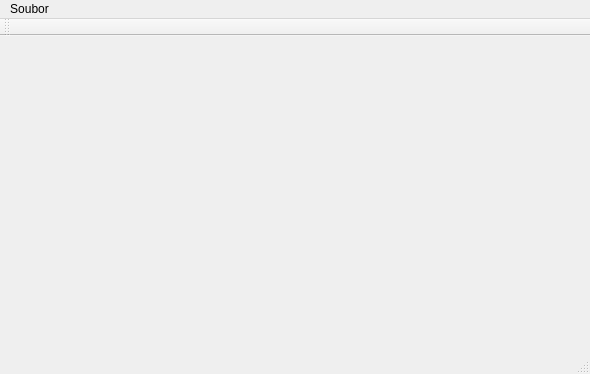
<?xml version="1.0" encoding="UTF-8"?>
<ui version="4.0">
 <class>MainWindow</class>
 <widget class="QMainWindow" name="MainWindow">
  <property name="geometry">
   <rect>
    <x>0</x>
    <y>0</y>
    <width>590</width>
    <height>374</height>
   </rect>
  </property>
  <property name="windowTitle">
   <string>MainWindow</string>
  </property>
  <widget class="QWidget" name="centralWidget"/>
  <widget class="QMenuBar" name="menuBar">
   <property name="enabled">
    <bool>true</bool>
   </property>
   <property name="geometry">
    <rect>
     <x>0</x>
     <y>0</y>
     <width>590</width>
     <height>20</height>
    </rect>
   </property>
   <widget class="QMenu" name="menuSoubor">
    <property name="title">
     <string>Soubor</string>
    </property>
    <addaction name="actionNa_st_simulaci"/>
    <addaction name="actionZnovu_na_st"/>
    <addaction name="separator"/>
    <addaction name="actionZav_t"/>
   </widget>
   <addaction name="menuSoubor"/>
  </widget>
  <widget class="QToolBar" name="mainToolBar">
   <attribute name="toolBarArea">
    <enum>TopToolBarArea</enum>
   </attribute>
   <attribute name="toolBarBreak">
    <bool>false</bool>
   </attribute>
  </widget>
  <widget class="QStatusBar" name="statusBar">
   <property name="enabled">
    <bool>true</bool>
   </property>
  </widget>
  <action name="actionNa_st_simulaci">
   <property name="text">
    <string>Načíst simulaci...</string>
   </property>
  </action>
  <action name="actionZav_t">
   <property name="text">
    <string>Zavřít</string>
   </property>
  </action>
  <action name="actionZnovu_na_st">
   <property name="text">
    <string>Znovu načíst</string>
   </property>
  </action>
 </widget>
 <layoutdefault spacing="6" margin="11"/>
 <resources/>
 <connections/>
</ui>
